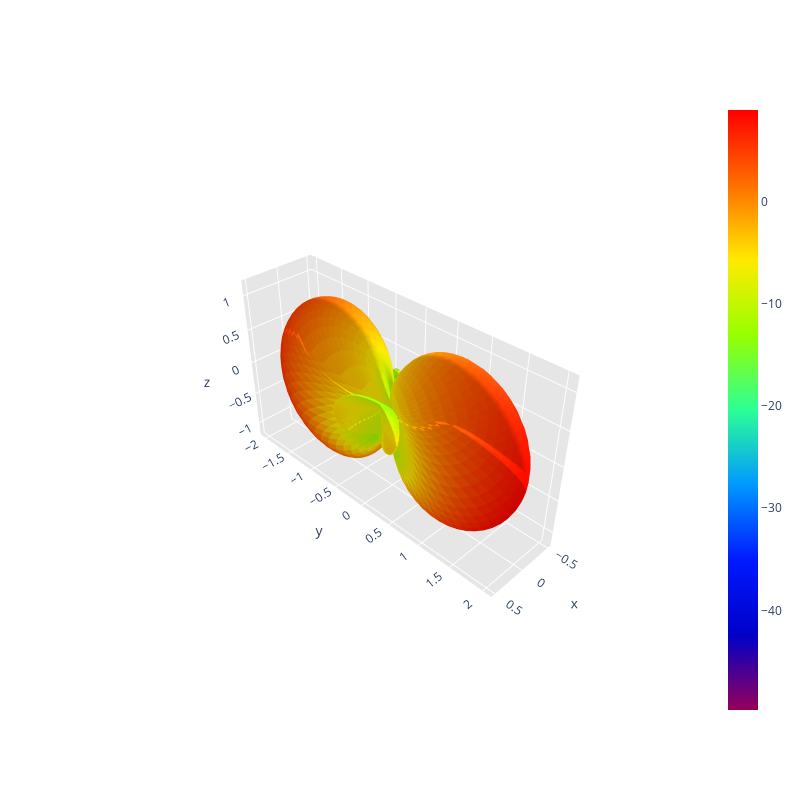

The cell this chart's notebook holds for it:
### Code cell
# Maillage dense pour une sphère utilisée dans les calculs de rayonnement
filename_sphere_dense = '../../data/sphere_mesh/sphere_dense.mat'

mesh2_mat = 'data/antennas_mesh2/array_linear_2_mesh2.mat'
current_mat = 'data/antennas_current/array_linear_2_current.mat'
gain_power_mat = 'data/antennas_gain_power/array_linear_2_gain_power.mat'

observationPoint = np.array([100, 0, 0])

calculate_electric_magnetic_field_at_point(mesh2_mat, current_mat, observationPoint, radiation=True)

print("Calculating radiation intensity distribution over sphere surface...")
radiation_intensity_distribution_over_sphere_surface(mesh2_mat, current_mat, filename_sphere_dense, radiation=True)

# Étape 3 : Génération du diagramme de directivité
print("Generating antenna directivity pattern...")
antenna_directivity_pattern(mesh2_mat, current_mat, gain_power_mat, radiation=True)

### Figure 1 — Plotly figure (JSON) as saved in the notebook; plotly's stock layout.template omitted (floating-point values rounded to 4 significant figures; data arrays with more than 128 entries replaced by an {"elided": "..."} marker saying what was removed)
{"data": [{"facecolor": {"elided": "8000 str values"}, "i": {"elided": "8000 int values"}, "j": {"elided": "8000 int values"}, "k": {"elided": "8000 int values"}, "name": "", "type": "mesh3d", "x": {"elided": "4002 float values"}, "y": {"elided": "4002 float values"}, "z": {"elided": "4002 float values"}}, {"hoverinfo": "none", "marker": {"color": [-49.77, 9.017], "colorscale": [[0, "rgb(150, 0, 90)"], [0.125, "rgb(0, 0, 200)"], [0.25, "rgb(0, 25, 255)"], [0.375, "rgb(0, 152, 255)"], [0.5, "rgb(44, 255, 150)"], [0.625, "rgb(151, 255, 0)"], [0.75, "rgb(255, 234, 0)"], [0.875, "rgb(255, 111, 0)"], [1, "rgb(255, 0, 0)"]], "showscale": true, "size": 0.1}, "mode": "markers", "showlegend": false, "type": "scatter3d", "x": [6.179e-05], "y": [4.489e-05], "z": [0.0009971]}], "layout": {"height": 800, "scene": {"aspectratio": {"x": 0.2649, "y": 1, "z": 0.5701}, "xaxis": {"backgroundcolor": "rgb(230, 230, 230)", "gridcolor": "rgb(255, 255, 255)", "showbackground": true, "zerolinecolor": "rgb(255, 255, 255)"}, "yaxis": {"backgroundcolor": "rgb(230, 230, 230)", "gridcolor": "rgb(255, 255, 255)", "showbackground": true, "zerolinecolor": "rgb(255, 255, 255)"}, "zaxis": {"backgroundcolor": "rgb(230, 230, 230)", "gridcolor": "rgb(255, 255, 255)", "showbackground": true, "zerolinecolor": "rgb(255, 255, 255)"}}, "title": {"text": ""}, "width": 800}}
